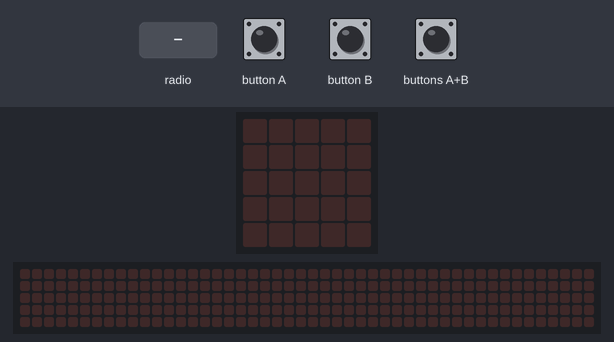
Recording of a program running on a simulated BBC micro:bit (MakeCode). On the bench: the board's 5×5 LED display, a strip that is not on the board, showing the scrolling text unrolled. The inputs (shaded band) are chosen by the test bench. The 48×5 strip is a reading aid, not a part: it shows the text the display is scrolling, unrolled, one strip-width of it at a time.

Above: at 1.2 s.
1.3 s: button A pressed for 0.15 s
At 2.3 s:
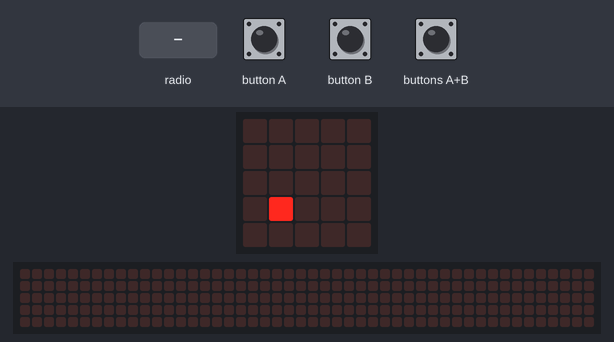
2.9 s: button B pressed for 0.15 s
At 5.52 s:
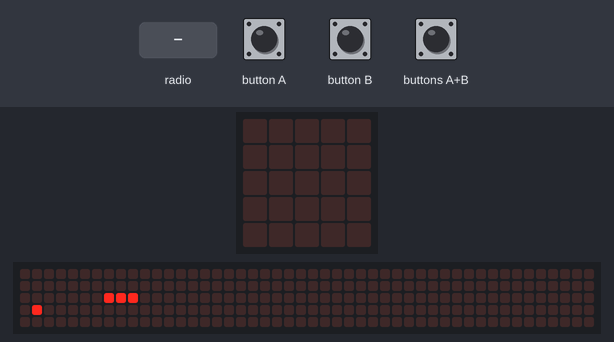
7.5 s: radio message "1" arrives
At 8.7 s:
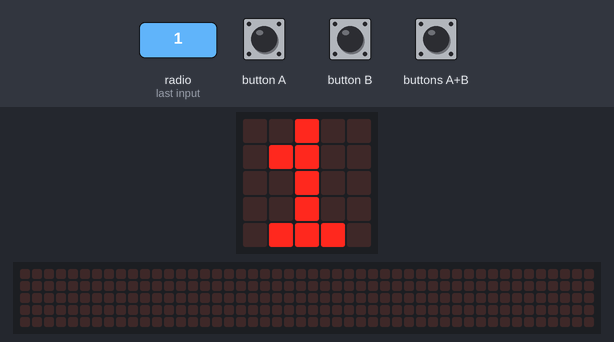
11.5 s: button A pressed for 0.15 s
At 12.5 s:
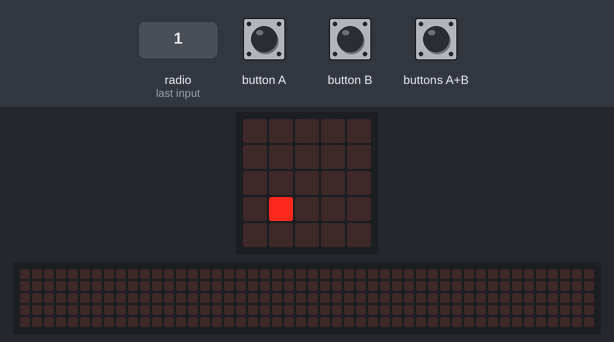
Timing chart, 0 to 14.1 s (numbered marks = the images above; inputs shaded):
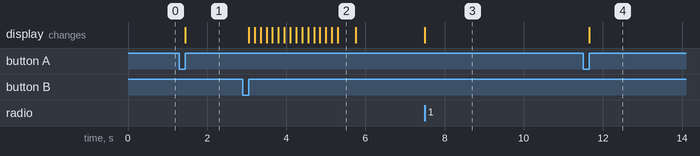

Measured:
- after the input at 1.3 s, the display: changes after 0.15 s (image 1)
- after the input at 2.9 s, the display: first changes after 0.15 s (image 2 shows a later state)
- after the input at 7.5 s, the display: changes at once (image 3)
- after the input at 11.5 s, the display: changes after 0.15 s (image 4)
- what the display in image 2 shows lasts 0.5 s, from 5.3 s to 5.8 s

The program:

main.ts
```typescript
input.onButtonPressed(Button.A, function () {
    LetterToSend = "" + LetterToSend + "."
    basic.showString(LetterToSend)
})
input.onButtonPressed(Button.AB, function () {
    radio.sendString(LetterToSend)
    LetterToSend = ""
})
input.onButtonPressed(Button.B, function () {
    LetterToSend = "" + LetterToSend + "-"
    basic.showString(LetterToSend)
})
radio.onReceivedStringDeprecated(function (receivedString) {
    basic.showString("" + (receivedString))
    LetterToSend = ""
})
let LetterToSend = ""
LetterToSend = ""
radio.setGroup(1)
let morse = [
".-",
"-...",
"-.-.",
"-..",
".",
"..-.",
"--.",
"....",
"..",
".---",
"-.-",
".-..",
"--",
"-.",
"---",
".--.",
"--.-",
".-.",
"...",
"-",
"..-",
"...-",
".--",
"-..-",
"-.--",
"--..",
".----",
"..---",
"...--",
"....-",
".....",
"-....",
"--...",
"---..",
"----.",
"-----"
]
let alphabet = [
"a",
"b",
"c",
"d",
"e",
"f",
"g",
"h",
"i",
"j",
"k",
"l",
"m",
"n",
"o",
"p",
"q",
"r",
"s",
"t",
"u",
"v",
"w",
"x",
"y",
"z",
"1",
"2",
"3",
"4",
"5",
"6",
"7",
"8",
"9",
"0"
]
```

test.ts
```typescript
// Hier kann man Tests durchführen; diese Datei wird nicht kompiliert, wenn dieses Paket als Erweiterung verwendet wird.
```
